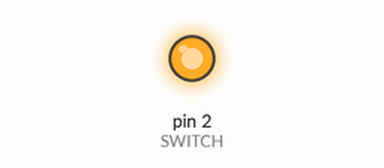
This sketch was run on a simulated Arduino Uno, built with avr-gcc and run on an emulated ATmega328P. Parts: output pins drawn as LEDs (lit = HIGH).

Above: at 2.5 s.
At 7.5 s:
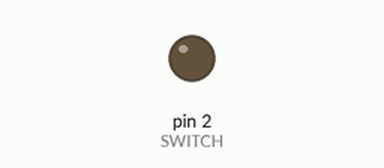
Timing chart, 0 to 13.0 s (numbered marks = the images above):
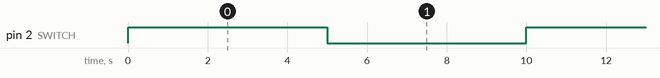

The sketch:

arduino_exple.ino
```cpp
/* arduino example to switch on/off vATX
 * @see http://dinask.eu/hardware/vatx/
 */

// Pin 2 control the power supply
#define SWITCH 2

void setup() {
  // initialize the digital pin as an output.
  pinMode(SWITCH, OUTPUT);
  digitalWrite(SWITCH, LOW);   // turn the PSU off
}

void loop() {
  digitalWrite(SWITCH, HIGH);  // turn the PSU on
  delay (5000); // wait 5s
  digitalWrite(SWITCH, LOW);   // turn the PSU off
  // arduino is still running,
  // thanks to +5VSB
  delay (5000); // wait 5s
}
```

Measured:
- by itself, pin 2 (SWITCH): alternates HIGH for 5.0 s and LOW for 5.0 s
